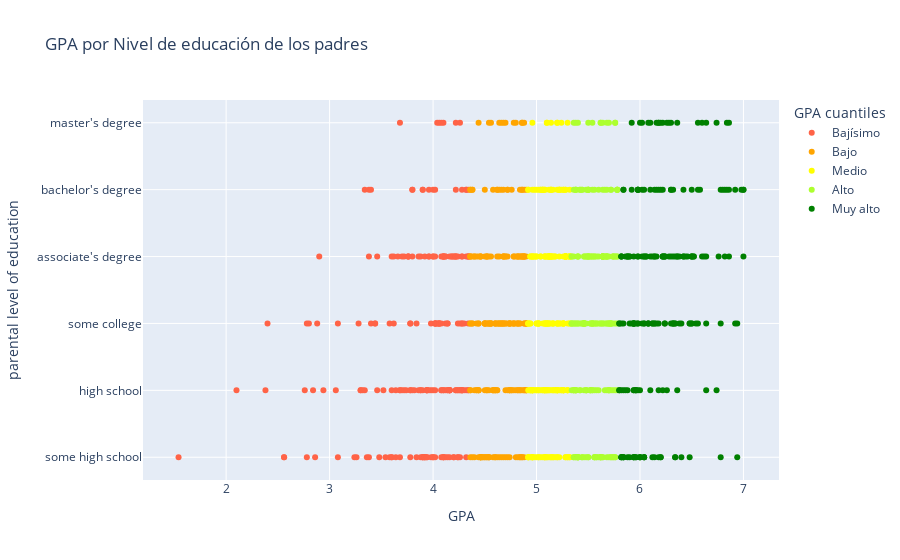

The cell this chart's notebook holds for it:
### Markdown cell above
**Respuesta:**

### Code cell
# Código para quintiles 

# Función para clasificar en quintiles
# La variable que contenga los quintiles debe llamarse GPA cuantiles para que el gráfico funcione.
def clasificar_en_quintiles(dataframe_in):
    dataframe_in['GPA cuantiles'] = pd.qcut(dataframe_in['GPA'], q=[0, 0.2, 0.4, 0.6, 0.8, 1.0], labels=['Bajísimo', 'Bajo', 'Medio', 'Alto', 'Muy alto'])
    return dataframe_in

# Clasificar en quintiles
df_grades = clasificar_en_quintiles(df_grades)




# Código de gráfico 
fig = px.scatter(
    df_grades.sort_values(by="GPA"),
    x="GPA",
    y="parental level of education",
    hover_data=["gender"],
    color="GPA cuantiles",
    title="GPA por Nivel de educación de los padres",
    color_discrete_sequence=["tomato", "orange", "yellow", "greenyellow", "green"]
)

fig

### Figure 1 — Plotly figure (JSON) as saved in the notebook; plotly's stock layout.template omitted (floating-point values rounded to 4 significant figures; data arrays with more than 128 entries replaced by an {"elided": "..."} marker saying what was removed)
{"data": [{"customdata": {"elided": "205x1 str values"}, "hovertemplate": "GPA cuantiles=Bajísimo<br>GPA=%{x}<br>parental level of education=%{y}<br>gender=%{customdata[0]}<extra></extra>", "legendgroup": "Bajísimo", "marker": {"color": "tomato", "symbol": "circle"}, "mode": "markers", "name": "Bajísimo", "orientation": "h", "showlegend": true, "type": "scatter", "x": {"elided": "205 float values"}, "xaxis": "x", "y": {"elided": "205 str values"}, "yaxis": "y"}, {"customdata": {"elided": "203x1 str values"}, "hovertemplate": "GPA cuantiles=Bajo<br>GPA=%{x}<br>parental level of education=%{y}<br>gender=%{customdata[0]}<extra></extra>", "legendgroup": "Bajo", "marker": {"color": "orange", "symbol": "circle"}, "mode": "markers", "name": "Bajo", "orientation": "h", "showlegend": true, "type": "scatter", "x": {"elided": "203 float values"}, "xaxis": "x", "y": {"elided": "203 str values"}, "yaxis": "y"}, {"customdata": {"elided": "198x1 str values"}, "hovertemplate": "GPA cuantiles=Medio<br>GPA=%{x}<br>parental level of education=%{y}<br>gender=%{customdata[0]}<extra></extra>", "legendgroup": "Medio", "marker": {"color": "yellow", "symbol": "circle"}, "mode": "markers", "name": "Medio", "orientation": "h", "showlegend": true, "type": "scatter", "x": {"elided": "198 float values"}, "xaxis": "x", "y": {"elided": "198 str values"}, "yaxis": "y"}, {"customdata": {"elided": "196x1 str values"}, "hovertemplate": "GPA cuantiles=Alto<br>GPA=%{x}<br>parental level of education=%{y}<br>gender=%{customdata[0]}<extra></extra>", "legendgroup": "Alto", "marker": {"color": "greenyellow", "symbol": "circle"}, "mode": "markers", "name": "Alto", "orientation": "h", "showlegend": true, "type": "scatter", "x": {"elided": "196 float values"}, "xaxis": "x", "y": {"elided": "196 str values"}, "yaxis": "y"}, {"customdata": {"elided": "198x1 str values"}, "hovertemplate": "GPA cuantiles=Muy alto<br>GPA=%{x}<br>parental level of education=%{y}<br>gender=%{customdata[0]}<extra></extra>", "legendgroup": "Muy alto", "marker": {"color": "green", "symbol": "circle"}, "mode": "markers", "name": "Muy alto", "orientation": "h", "showlegend": true, "type": "scatter", "x": {"elided": "198 float values"}, "xaxis": "x", "y": {"elided": "198 str values"}, "yaxis": "y"}], "layout": {"legend": {"title": {"text": "GPA cuantiles"}, "tracegroupgap": 0}, "title": {"text": "GPA por Nivel de educación de los padres"}, "xaxis": {"anchor": "y", "domain": [0, 1], "title": {"text": "GPA"}}, "yaxis": {"anchor": "x", "domain": [0, 1], "title": {"text": "parental level of education"}}}}
